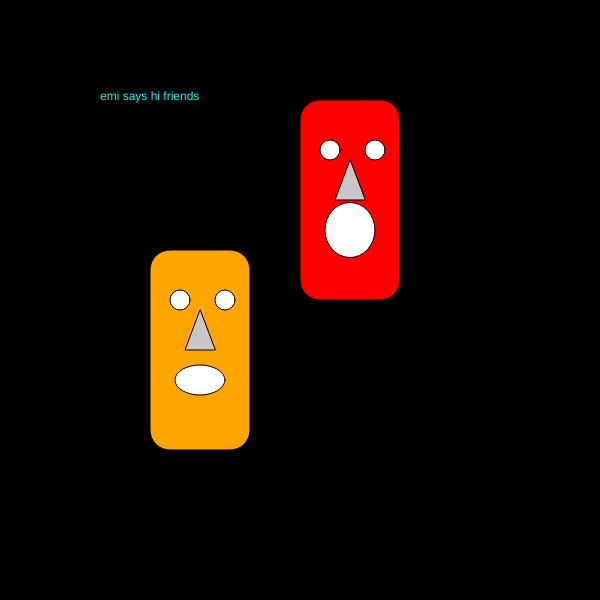
Frame 1 (no input)
Frame 60 (no input): identical to frame 1, image omitted
Frame 120 (the mouse pressed at the canvas centre since frame 60): identical to frame 1, image omitted

The p5.js sketch that drew this single still picture (run headless with seeded random() and noise() and a simulated clock; from frame 60 on, the mouse is pressed at the canvas centre):

// p5.js sketch
// ── sketch.js
function setup() {
  createCanvas(600, 600);
  background(0);
}

function draw() {
  background(0);
  emisworld();
  carrotFace(150, 250, 30);
  carrotFace2(300, 100, 55);


}

function emisworld() {
  fill("cyan");
  text("emi says hi friends", 100, 100);
}


function carrotFace(lxo, lyo, mouth) {


  fill("orange");
  // anchor 
  rect(0 + lxo, 0 + lyo, 100, 200, 20);
  fill(255);
  ellipse(30 + lxo, 50 + lyo, 20, 20);
  ellipse(75 + lxo, 50 + lyo, 20, 20);
  ellipse(50 + lxo, 130 + lyo, 50, mouth);
  // x1,y1,x2,y2,x3,y3
  fill(200);
  triangle(50 + lxo, 60 + lyo, 35 + lxo, 100 + lyo, 65 + lxo, 100 + lyo);
  // ------------------------face end


}

function carrotFace2(lxo, lyo, mouth) {


  fill("red");
  // anchor 
  rect(0 + lxo, 0 + lyo, 100, 200, 20);
  fill(255);
  ellipse(30 + lxo, 50 + lyo, 20, 20);
  ellipse(75 + lxo, 50 + lyo, 20, 20);
  ellipse(50 + lxo, 130 + lyo, 50, mouth);
  // x1,y1,x2,y2,x3,y3
  fill(200);
  triangle(50 + lxo, 60 + lyo, 35 + lxo, 100 + lyo, 65 + lxo, 100 + lyo);
  // ------------------------face end


}
